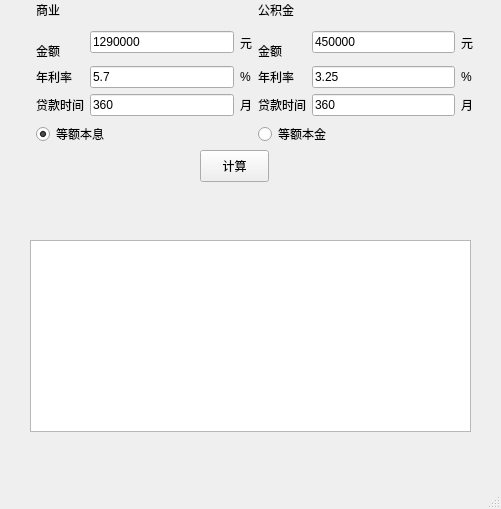
<?xml version="1.0" encoding="UTF-8"?>
<ui version="4.0">
 <class>MainWindow</class>
 <widget class="QMainWindow" name="MainWindow">
  <property name="geometry">
   <rect>
    <x>0</x>
    <y>0</y>
    <width>501</width>
    <height>509</height>
   </rect>
  </property>
  <property name="windowTitle">
   <string>MainWindow</string>
  </property>
  <widget class="QWidget" name="centralwidget">
   <widget class="QPushButton" name="btn_run">
    <property name="geometry">
     <rect>
      <x>200</x>
      <y>150</y>
      <width>69</width>
      <height>32</height>
     </rect>
    </property>
    <property name="text">
     <string>计算</string>
    </property>
   </widget>
   <widget class="QLabel" name="txt_sumary">
    <property name="geometry">
     <rect>
      <x>30</x>
      <y>180</y>
      <width>441</width>
      <height>41</height>
     </rect>
    </property>
    <property name="text">
     <string/>
    </property>
   </widget>
   <widget class="QWidget" name="layoutWidget">
    <property name="geometry">
     <rect>
      <x>36</x>
      <y>1</y>
      <width>437</width>
      <height>145</height>
     </rect>
    </property>
    <layout class="QGridLayout" name="gridLayout_2">
     <item row="0" column="0" colspan="2">
      <layout class="QGridLayout" name="gridLayout">
       <item row="0" column="0">
        <widget class="QLabel" name="label">
         <property name="text">
          <string>商业</string>
         </property>
        </widget>
       </item>
       <item row="0" column="3">
        <widget class="QLabel" name="label_14">
         <property name="text">
          <string>公积金</string>
         </property>
        </widget>
       </item>
       <item row="1" column="1" rowspan="2">
        <widget class="QLineEdit" name="edt_sd_money">
         <property name="text">
          <string>1290000</string>
         </property>
        </widget>
       </item>
       <item row="1" column="2" rowspan="2" colspan="2">
        <widget class="QLabel" name="label_4">
         <property name="text">
          <string>元</string>
         </property>
        </widget>
       </item>
       <item row="1" column="4" rowspan="2">
        <widget class="QLineEdit" name="edt_gjj_money">
         <property name="text">
          <string>450000</string>
         </property>
        </widget>
       </item>
       <item row="1" column="5" rowspan="2">
        <widget class="QLabel" name="label_8">
         <property name="text">
          <string>元</string>
         </property>
        </widget>
       </item>
       <item row="2" column="0">
        <widget class="QLabel" name="label_2">
         <property name="text">
          <string>金额</string>
         </property>
        </widget>
       </item>
       <item row="2" column="3">
        <widget class="QLabel" name="label_12">
         <property name="text">
          <string>金额</string>
         </property>
        </widget>
       </item>
       <item row="3" column="0">
        <widget class="QLabel" name="label_3">
         <property name="text">
          <string>年利率</string>
         </property>
        </widget>
       </item>
       <item row="3" column="1">
        <widget class="QLineEdit" name="edt_sd_rate">
         <property name="text">
          <string>5.7</string>
         </property>
        </widget>
       </item>
       <item row="3" column="2">
        <widget class="QLabel" name="label_5">
         <property name="text">
          <string>%</string>
         </property>
        </widget>
       </item>
       <item row="3" column="3">
        <widget class="QLabel" name="label_9">
         <property name="text">
          <string>年利率</string>
         </property>
        </widget>
       </item>
       <item row="3" column="4">
        <widget class="QLineEdit" name="edt_gjj_rate">
         <property name="text">
          <string>3.25</string>
         </property>
        </widget>
       </item>
       <item row="3" column="5">
        <widget class="QLabel" name="label_13">
         <property name="text">
          <string>%</string>
         </property>
        </widget>
       </item>
       <item row="4" column="0">
        <widget class="QLabel" name="label_6">
         <property name="text">
          <string>贷款时间</string>
         </property>
        </widget>
       </item>
       <item row="4" column="1">
        <widget class="QLineEdit" name="edt_sd_time">
         <property name="text">
          <string>360</string>
         </property>
        </widget>
       </item>
       <item row="4" column="2">
        <widget class="QLabel" name="label_7">
         <property name="text">
          <string>月</string>
         </property>
        </widget>
       </item>
       <item row="4" column="3">
        <widget class="QLabel" name="label_11">
         <property name="text">
          <string>贷款时间</string>
         </property>
        </widget>
       </item>
       <item row="4" column="4">
        <widget class="QLineEdit" name="edt_gjj_time">
         <property name="text">
          <string>360</string>
         </property>
        </widget>
       </item>
       <item row="4" column="5">
        <widget class="QLabel" name="label_10">
         <property name="text">
          <string>月</string>
         </property>
        </widget>
       </item>
      </layout>
     </item>
     <item row="1" column="1">
      <widget class="QRadioButton" name="rb_mode2">
       <property name="text">
        <string>等额本金</string>
       </property>
      </widget>
     </item>
     <item row="1" column="0">
      <widget class="QRadioButton" name="rb_mode1">
       <property name="text">
        <string>等额本息</string>
       </property>
       <property name="checked">
        <bool>true</bool>
       </property>
      </widget>
     </item>
    </layout>
   </widget>
   <widget class="QTableView" name="table_result">
    <property name="geometry">
     <rect>
      <x>30</x>
      <y>240</y>
      <width>441</width>
      <height>192</height>
     </rect>
    </property>
   </widget>
  </widget>
  <widget class="QMenuBar" name="menubar">
   <property name="geometry">
    <rect>
     <x>0</x>
     <y>0</y>
     <width>501</width>
     <height>24</height>
    </rect>
   </property>
  </widget>
  <widget class="QStatusBar" name="statusbar"/>
 </widget>
 <resources/>
 <connections/>
</ui>
